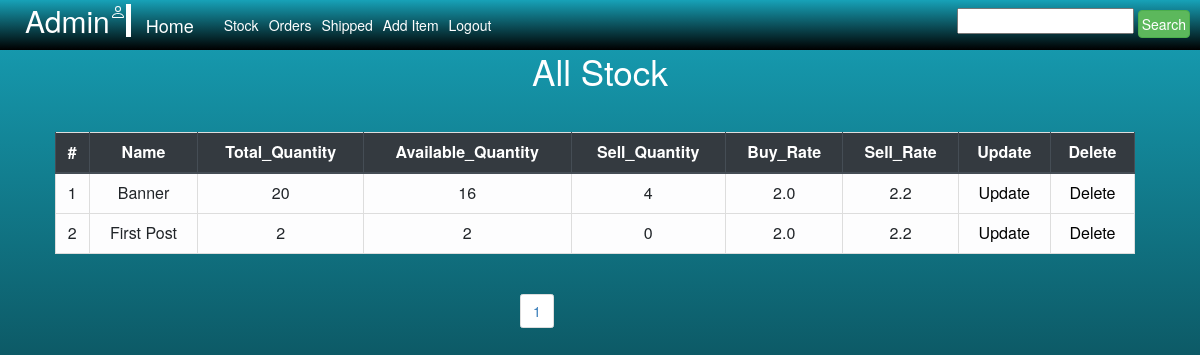
/shopping/stock, run on an earlier commit of the app's database.
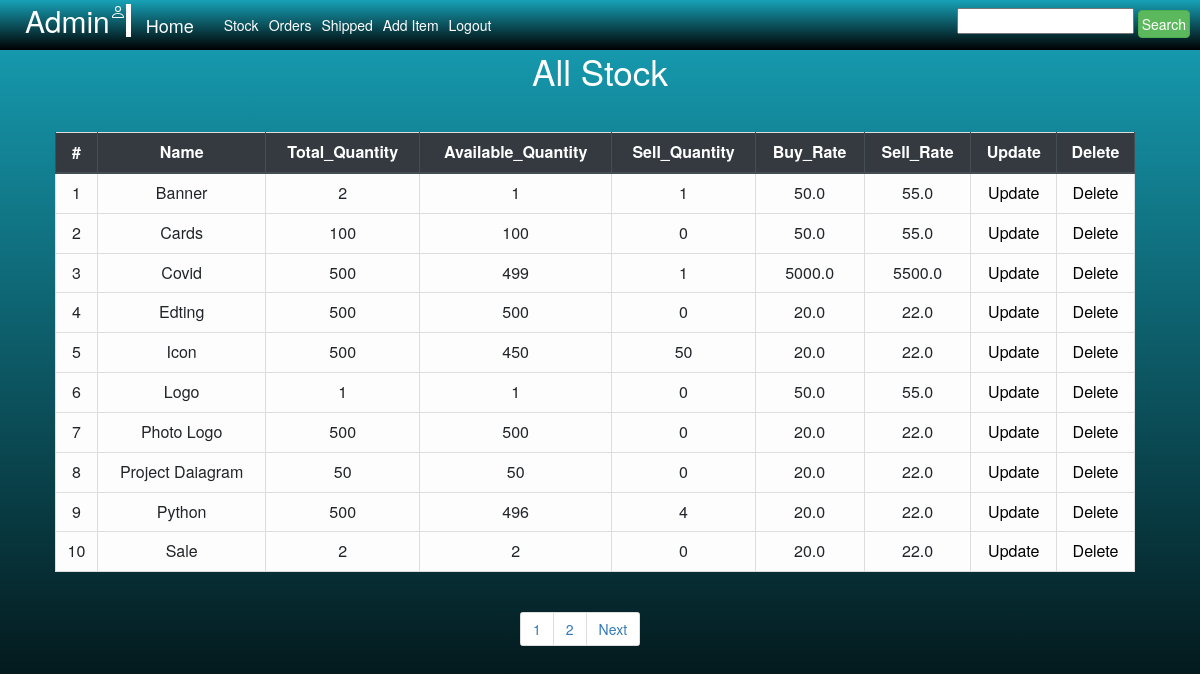
And on a later commit of the database.
### Shopping/models.py (models this page shows)
class Stock(models.Model):
    title = models.CharField(max_length=50, primary_key=True)
    Buy_rate = models.FloatField()
    Sell_rate = models.FloatField()
    Quantity = models.IntegerField()
    Available = models.IntegerField(default=0)
    Sell = models.IntegerField(default=0)

### Shopping/views.py (the view, shortened to what this page needs)
# urls.py: path('stock', V2.stock, name='stock'),
    def stock(self, request):
        form = FormB()
        All_items = Stock.objects.get_queryset().order_by('title')
        filter = ABC(request.GET, queryset=All_items)
        All_items = filter.qs
        paginator = Paginator(All_items, 10)
        page = request.GET.get('page')
        All_items = paginator.get_page(page)
        Data = {"All_items":All_items, 'form':form, 'filter':filter}
        return render(request,'Shopping/stock.html', Data)

### Shopping/forms.py
class FormB(forms.Form):
    title = forms.CharField(max_length=50,
                            widget=forms.TextInput(
                                attrs={"type": "text", "placeholder": "Title", "max_length": '50'})
                            )
    Description = forms.CharField(max_length=200,
                                  widget=forms.TextInput(
                                      attrs={"max_length": '200',"type": "text", "placeholder": "Description"})
                                  )
    Price = forms.FloatField(
        widget=forms.TextInput(
            attrs={"placeholder": "Buy_Price_Per_item"})
    )
    Quantity = forms.FloatField(
        widget=forms.TextInput(
            attrs={"placeholder": "Available_Quantity"})
    )
    Image = forms.ImageField()

### Shopping/templates/Shopping/stock.html (shortened to what this page needs)
{% extends 'Shopping/Admin_base.html' %}
{% block content %}
<div id="B">
<div class="px-4 px-lg-0" >
    <div class="container text-white py-5 text-center" style="">
        <h1 class="display-4">All Stock </h1>
    </div>
</div>
    <table style="text-align:center;margin-left:55px; width:90%;" class="table table-light table-bordered">
        <thead class="thead-dark">
        <tr >
            <th style="text-align:center;" scope="col">#</th>
            <th style="text-align:center;" scope="col">Name</th>
            <th style="text-align:center;" scope="col" >Total_Quantity</th>
            <th style="text-align:center;" scope="col" >Available_Quantity</th>
            <th style="text-align:center;" scope="col">Sell_Quantity</th>
            <th style="text-align:center;" scope="col">Buy_Rate</th>
            <th style="text-align:center;" scope="col">Sell_Rate</th>
            <th style="text-align:center;" scope="col">Update</th>
            <th style="text-align:center;" scope="col">Delete</th>
        </tr>
        </thead>
        <tbody>
        {% for i in All_items %}
        <tr>
            <td>{{forloop.counter}}</td>
            <td>{{i.title}}</td>
            <td>{{i.Quantity}}</td>
            <td>{{i.Available}}</td>
            <td>{{i.Sell}}</td>
            <td>{{i.Buy_rate}}</td>
            <td>{{i.Sell_rate}}</td>
            <td><a style="color:black;" href="{% url 'up_stock'  n=i.title sp=i.Sell q=i.Available br=i.Buy_rate %}">Update</a></td>
            <td><a style="color:black" href="{% url 'del_stock' name=i.title %}">Delete</a></td>
        </tr>
        {% endfor %}
        </tbody>
    </table>
</div>
{% endblock %}

### Shopping/templates/Shopping/Admin_base.html (shortened to what this page needs)
{% load static %}
<html lang="en">
<head>
    <link rel="stylesheet" href="https://cdnjs.cloudflare.com/ajax/libs/font-awesome/4.7.0/css/font-awesome.min.css">
</head>
<body style="background-color:#f5f5f0;">
<div id="check">
<nav id="navbar" class="navbar navbar-expand-lg navbar-light bg-light">
    <div class="collapse navbar-collapse" id="navbarTogglerDemo01">
        {% block Name %}
        <h2 style="padding-top:4px;color:white;" class="navbar-nav mr-auto mt-2 mt-lg-0">
            Admin
            <div style="border-left:5px solid white;" class="vl"></div>
        </h2>
        {% endblock %}
        <a style="color:white;" class="navbar-brand" href="{% url 'HOME' %}">Home</a>
        <ul class="navbar-nav mr-auto mt-2 mt-lg-0">
            <li class="nav-item active">
                <a style="color:white;" class="nav-link " href="{% url 'stock' %}" >Stock</a>
            </li>
            <li class="nav-item active">
                <a style="color:white;" class="nav-link " href="{% url 'orders' %}" >Orders</a>
            </li>
            <li class="nav-item active">
                <a style="color:white;" class="nav-link " href="{% url 'shipped' %}" >Shipped</a>
            </li>
            <li class="nav-item active">
                <a id="ADD" style="color:white;" class="nav-link "  onclick="openForm()"  >Add Item</a>
            </li>
            <li>
            <li class="nav-item active">
            <a class="nav-link" style="color:white;" href="{% url 'logout' %}">Logout</a>
            </li>
        </ul>
    </div>
    <form style="margin-top:10px;" method="get">
        {{filter.form}}
        <button style="padding:3px;" class="btn btn-success" type="submit">Search</button>
    </form>
</nav>
{% block content %}
{% endblock %}
<nav style="position:static;margin-left:520px;" aria-label="Page navigation example">
    <ul id="pagination" class="pagination">
        {% for i in All_items.paginator.page_range %}
        {% if Data.number == i %}
        <strong style="font-size:30px;">{{i}}</strong>
        {% elif i > All_items.number|add:'-2' and i < All_items.number|add:'2' %}
        <li class="page-item"><a class="page-link" href="?page={{i}}">{{i}}</a></li>
        {% endif %}
        {% endfor %}
        {% if All_items.has_next %}
        <li class="page-item"><a class="page-link" href="?page={{All_items.next_page_number}}">Next</a></li>
        {% endif %}
    </ul>
</nav>
</div>
<link rel="stylesheet" href="https://cdn.jsdelivr.net/npm/bootstrap@4.5.3/dist/css/bootstrap.min.css">
<link rel="stylesheet" href="https://maxcdn.bootstrapcdn.com/bootstrap/3.4.1/css/bootstrap.min.css">
</body>
</html>

### Shopping/templates/Shopping/Admin_base.html (style rules this page uses)
#navbar { position: fixed; top: 0; left: 0; z-index: 9999; width: 100%; height: 50px; background-color: #00a087; }
#navbar { background: #6610f2; background: -webkit-linear-gradient(59deg, #17a2b8,Black); background: linear-gradient(180deg, #17a2b8,Black); position: fixed; top: 0; left: 0; border:0px; border-radius:0px; z-index: 9999; width: 100%; height: 5%; }

### Shopping/templates/Shopping/stock.html (style rules this page uses)
body { background: #6610f2; background: -webkit-linear-gradient(59deg, #17a2b8,Black); background: linear-gradient(180deg, #17a2b8,Black); }

What changed in the data, as far as the page shows it:
removed Stock: title "First Post", Quantity "2", Available "2", Sell "0", Buy_rate "2.0", Sell_rate "2.2"
changed Stock "Banner": Quantity "20" → "2"; Available "16" → "1"; Sell "4" → "1"; Buy_rate "2.0" → "50.0"; Sell_rate "2.2" → "55.0"
added Stock: title "Cards", Quantity "100", Available "100", Sell "0", Buy_rate "50.0", Sell_rate "55.0"
added Stock: title "Covid", Quantity "500", Available "499", Sell "1", Buy_rate "5000.0", Sell_rate "5500.0"
added Stock: title "Edting", Quantity "500", Available "500", Sell "0", Buy_rate "20.0", Sell_rate "22.0"
added Stock: title "Icon", Quantity "500", Available "450", Sell "50", Buy_rate "20.0", Sell_rate "22.0"
added Stock: title "Logo", Quantity "1", Available "1", Sell "0", Buy_rate "50.0", Sell_rate "55.0"
added Stock: title "Photo Logo", Quantity "500", Available "500", Sell "0", Buy_rate "20.0", Sell_rate "22.0"
added Stock: title "Project Daiagram", Quantity "50", Available "50", Sell "0", Buy_rate "20.0", Sell_rate "22.0"
added Stock: title "Python", Quantity "500", Available "496", Sell "4", Buy_rate "20.0", Sell_rate "22.0"
added Stock: title "Sale", Quantity "2", Available "2", Sell "0", Buy_rate "20.0", Sell_rate "22.0"
Also different on the page:
new list line: "2"
text now shown: "Next"
